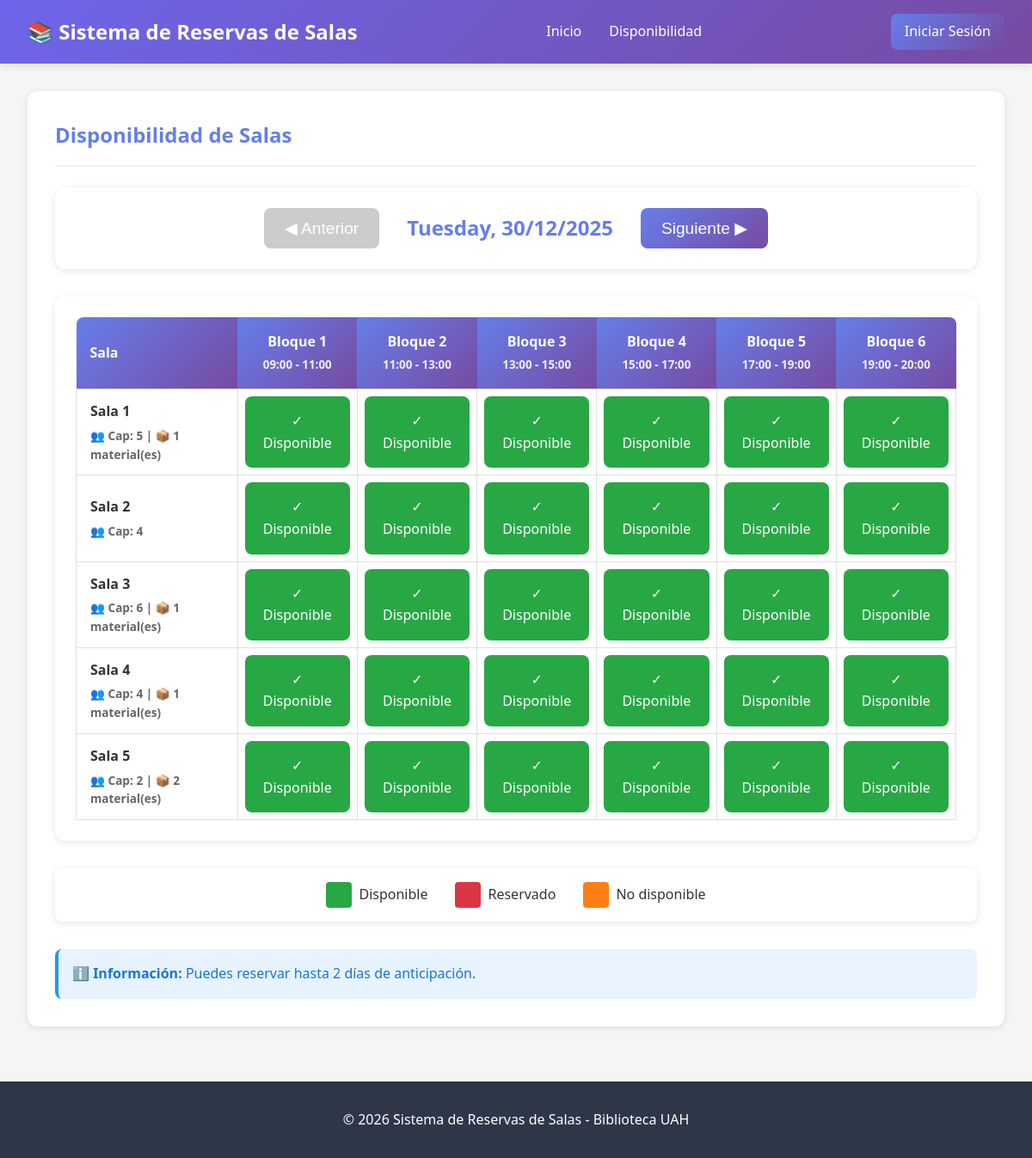
/reservas/disponibilidad/, run on the app's committed database.
### reservas/models.py (models this page shows, shortened)
class TimeBlock(models.Model):
    DAYS_OF_WEEK = [
        ('monday', 'Lunes'),
        ('tuesday', 'Martes'),
        ('wednesday', 'Miércoles'),
        ('thursday', 'Jueves'),
        ('friday', 'Viernes'),
        ('saturday', 'Sábado'),
        ('sunday', 'Domingo'),
    ]
    name = models.CharField(
        max_length=50,
        verbose_name="Nombre del bloque",
        help_text="Ej: Bloque 1, Bloque Mañana, Sábado Tarde"
    )
    day_of_week = models.CharField(
        max_length=10,
        choices=DAYS_OF_WEEK,
        verbose_name="Día de la semana",
        help_text="Día al que aplica este bloque horario"
    )
    start_time = models.TimeField(verbose_name="Hora inicio")
    end_time = models.TimeField(verbose_name="Hora fin")
    is_active = models.BooleanField(default=True, verbose_name="Activo")
    created_at = models.DateTimeField(auto_now_add=True)
    updated_at = models.DateTimeField(auto_now=True)
    class Meta:
        verbose_name = "Bloque Horario"
        verbose_name_plural = "Bloques Horarios"
        ordering = ['day_of_week', 'start_time']
        unique_together = ['day_of_week', 'start_time', 'end_time']

class Room(models.Model):
    name = models.CharField(max_length=100, verbose_name="Nombre de la sala")
    capacity = models.PositiveIntegerField(verbose_name="Capacidad (personas)")
    location = models.CharField(max_length=200, verbose_name="Ubicación")
    available_materials = models.ManyToManyField(
        Material,
        blank=True,
        verbose_name="Materiales disponibles",
        related_name="rooms"
    )
    is_public = models.BooleanField(
        default=True,
        verbose_name="Sala pública",
        help_text="Si está desmarcado, solo el admin puede reservar esta sala"
    )
    is_active = models.BooleanField(default=True, verbose_name="Activa")
    created_at = models.DateTimeField(auto_now_add=True)
    updated_at = models.DateTimeField(auto_now=True)
    class Meta:
        verbose_name = "Sala"
        verbose_name_plural = "Salas"
        ordering = ['name']

### reservas/views.py (the view)
# urls.py: path('disponibilidad/', views.disponibilidad, name='disponibilidad'),
def disponibilidad(request):
    fecha_str = request.GET.get('fecha', date.today().isoformat())
    try:
        fecha_seleccionada = datetime.strptime(fecha_str, '%Y-%m-%d').date()
    except ValueError:
        fecha_seleccionada = date.today()
    if fecha_seleccionada < date.today():
        fecha_seleccionada = date.today()
    reglas = ReservationRules.objects.first()
    max_dias_anticipacion = reglas.max_days_in_advance if reglas else 2
    fecha_maxima = date.today() + timedelta(days=max_dias_anticipacion)
    if fecha_seleccionada > fecha_maxima:
        fecha_seleccionada = fecha_maxima
    dias_semana = ['monday', 'tuesday', 'wednesday', 'thursday', 'friday', 'saturday', 'sunday']
    dia_semana = dias_semana[fecha_seleccionada.weekday()]
    salas = Room.objects.filter(is_public=True, is_active=True).order_by('name')
    bloques = TimeBlock.objects.filter(
        day_of_week=dia_semana,
        is_active=True
    ).order_by('start_time')
    disponibilidad_grid = []
    for sala in salas:
        fila = {
            'sala': sala,
            'bloques': []
        }
        for bloque in bloques:
            reserva = Reservation.objects.filter(
                room=sala,
                date=fecha_seleccionada,
                time_block=bloque,
                status__in=['pending', 'confirmed']
            ).first()
            bloqueada = RoomUnavailability.objects.filter(
                Q(room=sala, date=fecha_seleccionada, time_block=bloque) |
                Q(room=sala, date=fecha_seleccionada, time_block__isnull=True)  # Bloqueada todo el día
            ).exists()
            if bloqueada:
                estado = 'bloqueado'
            elif reserva:
                estado = 'reservado'
            else:
                estado = 'disponible'
            fila['bloques'].append({
                'bloque': bloque,
                'estado': estado,
                'reserva': reserva
            })
        disponibilidad_grid.append(fila)
    fecha_anterior = fecha_seleccionada - timedelta(days=1)
    fecha_siguiente = fecha_seleccionada + timedelta(days=1)
    if fecha_anterior < date.today():
        fecha_anterior = None
    if fecha_siguiente > fecha_maxima:
        fecha_siguiente = None
    context = {
        'fecha_seleccionada': fecha_seleccionada,
        'fecha_anterior': fecha_anterior,
        'fecha_siguiente': fecha_siguiente,
        'bloques': bloques,
        'disponibilidad_grid': disponibilidad_grid,
        'max_dias_anticipacion': max_dias_anticipacion,
    }
    return render(request, 'reservas/disponibilidad.html', context)

### reservas/templates/reservas/disponibilidad.html (shortened to what this page needs)
{% extends 'reservas/base.html' %}
{% block content %}
<div class="card">
    <div class="card-header">
        <h2> Disponibilidad de Salas</h2>
    </div>
    <div class="date-selector">
        {% if fecha_anterior %}
        <a href="?fecha={{ fecha_anterior|date:'Y-m-d' }}">
            <button>◀ Anterior</button>
        </a>
        {% else %}
        <button disabled>◀ Anterior</button>
        {% endif %}
        <div class="current-date">
            {{ fecha_seleccionada|date:"l, d/m/Y" }}
        </div>
        {% if fecha_siguiente %}
        <a href="?fecha={{ fecha_siguiente|date:'Y-m-d' }}">
            <button>Siguiente ▶</button>
        </a>
        {% else %}
        <button disabled>Siguiente ▶</button>
        {% endif %}
    </div>
    <div class="grid-container">
        {% if bloques %}
        <table class="availability-grid">
            <thead>
                <tr>
                    <th>Sala</th>
                    {% for bloque in bloques %}
                    <th>
                        {{ bloque.name }}<br>
                        <small style="opacity: 0.9;">{{ bloque.start_time|time:"H:i" }} - {{ bloque.end_time|time:"H:i" }}</small>
                    </th>
                    {% endfor %}
                </tr>
            </thead>
            <tbody>
                {% for fila in disponibilidad_grid %}
                <tr>
                    <td class="room-name">
                        <div>{{ fila.sala.name }}</div>
                        <div class="room-details">
                            👥 Cap: {{ fila.sala.capacity }}
                            {% if fila.sala.available_materials.exists %}
                            | 📦 {{ fila.sala.available_materials.count }} material(es)
                            {% endif %}
                        </div>
                    </td>
                    {% for slot in fila.bloques %}
                    <td>
                        {% if slot.estado == 'disponible' %}
                            {% if user.is_authenticated %}
                            <a href="{% url 'reservas:reservar' fila.sala.id slot.bloque.id fecha_seleccionada|date:'Y-m-d' %}" style="text-decoration: none;">
                                <div class="time-slot disponible">
                                    ✓ Disponible
                                </div>
                            </a>
                            {% else %}
                            <div class="time-slot disponible" onclick="alert('Debes iniciar sesión para reservar')">
                                ✓ Disponible
                            </div>
                            {% endif %}
                        {% elif slot.estado == 'reservado' %}
                            <div class="time-slot reservado">
                                ✗ Reservado
                            </div>
                        {% elif slot.estado == 'bloqueado' %}
                            <div class="time-slot bloqueado">
                                ⊘ No disponible
                            </div>
                        {% endif %}
                    </td>
                    {% endfor %}
                </tr>
                {% endfor %}
            </tbody>
        </table>
        {% else %}
        <div class="no-data">
            <p style="font-size: 1.2rem;"> No hay bloques horarios configurados para este día</p>
        </div>
        {% endif %}
    </div>
    <div class="legend">
        <div class="legend-item">
            <div class="legend-box" style="background-color: #28a745;"></div>
            <span>Disponible</span>
        </div>
        <div class="legend-item">
            <div class="legend-box" style="background-color: #dc3545;"></div>
            <span>Reservado</span>
        </div>
        <div class="legend-item">
            <div class="legend-box" style="background-color: #fd7e14;"></div>
            <span>No disponible</span>
        </div>
    </div>
    <div style="margin-top: 2rem; padding: 1rem; background-color: #e7f3ff; border-radius: 8px; border-left: 4px solid #2196F3;">
        <p style="color: #1976D2;">
            ℹ️ <strong>Información:</strong> Puedes reservar hasta {{ max_dias_anticipacion }} días de anticipación.
        </p>
    </div>
</div>
{% endblock %}

### reservas/templates/reservas/base.html (style rules this page uses)
* { margin: 0; padding: 0; box-sizing: border-box; }
body { font-family: 'Segoe UI', Tahoma, Geneva, Verdana, sans-serif; background-color: #f5f5f5; color: #333; line-height: 1.6; }
.card { background: white; border-radius: 12px; padding: 2rem; box-shadow: 0 2px 8px rgba(0,0,0,0.1); margin-bottom: 2rem; }
.card-header { border-bottom: 2px solid #f0f0f0; padding-bottom: 1rem; margin-bottom: 1.5rem; }
.card-header h2 { font-size: 1.5rem; color: #667eea; }

### reservas/templates/reservas/disponibilidad.html (style rules this page uses)
.date-selector { display: flex; justify-content: center; align-items: center; gap: 2rem; margin-bottom: 2rem; background: white; padding: 1.5rem; border-radius: 12px; box-shadow: 0 2px 8px rgba(0,0,0,0.1); }
.date-selector button { background: linear-gradient(135deg, #667eea 0%, #764ba2 100%); color: white; border: none; padding: 0.75rem 1.5rem; border-radius: 8px; font-size: 1.2rem; cursor: pointer; transition: transform 0.2s; }
.date-selector button:disabled { background: #ccc; cursor: not-allowed; }
.current-date { font-size: 1.5rem; font-weight: bold; color: #667eea; }
.grid-container { overflow-x: auto; background: white; border-radius: 12px; padding: 1.5rem; box-shadow: 0 2px 8px rgba(0,0,0,0.1); }
.availability-grid { min-width: 900px; border-collapse: collapse; width: 100%; }
.availability-grid th { background: linear-gradient(135deg, #667eea 0%, #764ba2 100%); color: white; padding: 1rem; text-align: center; font-weight: 600; position: sticky; top: 0; z-index: 10; }
.availability-grid th:first-child { border-top-left-radius: 8px; min-width: 150px; text-align: left; }
.availability-grid th:last-child { border-top-right-radius: 8px; }
.availability-grid td { padding: 0.5rem; text-align: center; border: 1px solid #e0e0e0; }
.room-name { font-weight: 600; color: #333; text-align: left !important; padding-left: 1rem !important; }
.room-details { font-size: 0.85rem; color: #666; margin-top: 0.25rem; }
.time-slot { padding: 1rem; border-radius: 8px; cursor: pointer; transition: all 0.3s; font-weight: 500; min-height: 60px; display: flex; align-items: center; justify-content: center; }
.time-slot.disponible { background-color: #28a745; color: white; }
.legend { display: flex; justify-content: center; gap: 2rem; margin-top: 2rem; padding: 1rem; background: white; border-radius: 8px; box-shadow: 0 2px 8px rgba(0,0,0,0.1); }
.legend-item { display: flex; align-items: center; gap: 0.5rem; }
.legend-box { width: 30px; height: 30px; border-radius: 4px; }

### data on the page
TimeBlock: name "Bloque 1", start_time "09:00", end_time "11:00"
TimeBlock: name "Bloque 2", start_time "11:00", end_time "13:00"
TimeBlock: name "Bloque 3", start_time "13:00", end_time "15:00"
TimeBlock: name "Bloque 4", start_time "15:00", end_time "17:00"
TimeBlock: name "Bloque 5", start_time "17:00", end_time "19:00"
TimeBlock: name "Bloque 6", start_time "19:00", end_time "20:00"
Room: sala.name "Sala 1", sala.capacity "5", sala.available_materials.count "1"
Room: sala.name "Sala 2", sala.capacity "4"
Room: sala.name "Sala 3", sala.capacity "6", sala.available_materials.count "1"
Room: sala.name "Sala 4", sala.capacity "4", sala.available_materials.count "1"
Room: sala.name "Sala 5", sala.capacity "2", sala.available_materials.count "2"

### other printed values
{{ fecha_seleccionada|date:"l, d/m/Y" }} "Tuesday, 30/12/2025"
{{ max_dias_anticipacion }} "2"
